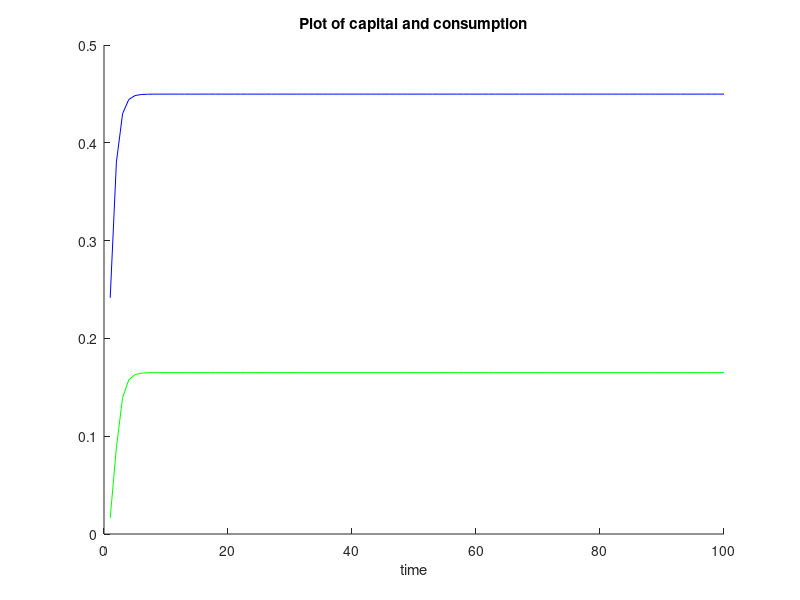

Source code (MATLAB):
clear all
clc
n=100;
a=0.27;
b=0.994;
k_star=(a*b)^(1/(1-a));
k(1)=0.1*k_star;
c(1)=(1-(a*b))*k(1)^a;

for i = 1:(n-1)
    k(i+1)=a*b*(k(i)^a);
    c(i+1)=(1-(a*b))*k(i+1)^a;
end

hold on
plot(k,'g')
plot(c,'b')
title(sprintf('Plot of capital and consumption'))
xlabel('time')
hold off